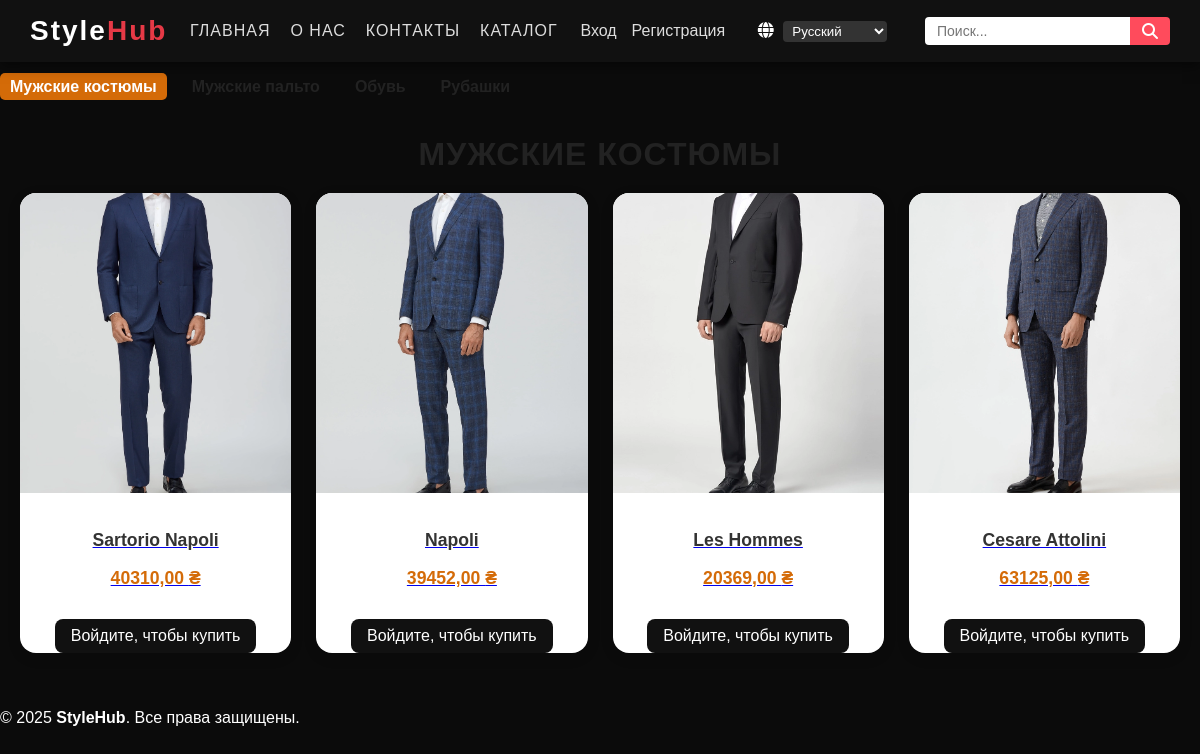
/ru/shop/category/muzhskaya-odezhda/, run on the app's committed database.
### shop/models.py (models this page shows, shortened)
class Category(models.Model):
    name = models.CharField(max_length=100, unique=True, verbose_name="Название категории")
    slug = models.SlugField(max_length=100, unique=True, verbose_name="URL (slug)")
    class Meta:
        verbose_name = "Категория"
        verbose_name_plural = "Категории"
    def get_absolute_url(self):
        return reverse('shop:category_detail', args=[self.slug])

class Product(models.Model):
    category = models.ForeignKey(
        Category,
        on_delete=models.CASCADE,
        related_name="products",
        verbose_name="Категория",
        null=True,
        blank=True
    )
    name = models.CharField(max_length=200, verbose_name="Название товара")
    slug = models.SlugField(max_length=200, unique=True)
    image = models.ImageField(upload_to='products/', blank=True, null=True)
    description = models.TextField(blank=True, verbose_name="Описание")
    price = models.DecimalField(max_digits=10, decimal_places=2, verbose_name="Цена")
    available = models.BooleanField(default=True, verbose_name="В наличии")
    class Meta:
        verbose_name = "Товар"
        verbose_name_plural = "Товары"
    def get_absolute_url(self):
        return reverse('shop:product_detail', args=[self.slug])

### shop/views.py (the view)
# urls.py: path('category/<slug:slug>/', views.category_detail, name='category_detail'),  # Категория
def category_detail(request, slug):
    category = get_object_or_404(Category, slug=slug)
    products = category.products.filter(available=True)
    categories = Category.objects.all()
    return render(request, 'shop/category_detail.html', {
        'category': category,
        'products': products,
        'categories': categories
    })

### shop/context_processors.py (called while the page is built)
def cart_item_count(request):
    if request.user.is_authenticated:
        count = CartItem.objects.filter(user=request.user).count()
    else:
        count = 0
    return {'cart_item_count': count}

### shop/templates/shop/category_detail.html
{% extends "base.html" %}
{% load static %}
{% block extra_css %}
<link rel="stylesheet" href="{% static 'CSS/style_shop.css' %}">
{% endblock %}
{% block content %}
<div class="catalog-container">
    <nav class="categories-menu">
        <ul>
            {% for cat in categories %}
            <li>
                <a href="{{ cat.get_absolute_url }}" class="{% if cat.slug == category.slug %}active{% endif %}">
                    {{ cat.name }}
                </a>
            </li>
            {% endfor %}
        </ul>
    </nav>
    <h1 class="category-header">{{ category.name }}</h1>
    <div class="products-grid">
        {% for product in products %}
        <div class="product-card">
            <a href="{{ product.get_absolute_url }}">
                {% if product.image %}
                <div class="product-image">
                    <img src="{{ product.image.url }}" alt="{{ product.name }}">
                </div>
                {% else %}
                <div class="product-image">
                    <img src="{% static 'images/no_image.png' %}" alt="{{ product.name }}">
                </div>
                {% endif %}
                <div class="product-info">
                    <h3>{{ product.name }}</h3>
                    <p class="price">{{ product.price }} ₴</p>
                </div>
            </a>
            {% if user.is_authenticated %}
            <form action="{% url 'shop:add_to_cart' product.id %}" method="post">
                {% csrf_token %}
                <button type="submit" class="btn">В корзину</button>
            </form>
            {% else %}
            <a href="{% url 'login' %}" class="btn">Войдите, чтобы купить</a>
            {% endif %}
        </div>
        {% empty %}
        <p class="no-products">В этой категории пока нет товаров 😔</p>
        {% endfor %}
    </div>
</div>
{% endblock %}

### static/CSS/style_base.css (style rules this page uses)
body { font-family: 'Poppins', sans-serif; background-color: #0b0b0b; color: #fff; margin: 0; overflow-x: hidden; }

### static/CSS/style_shop.css (style rules this page uses)
.categories-menu ul { list-style: none; padding: 0; display: flex; gap: 15px; flex-wrap: wrap; margin-bottom: 30px; }
.categories-menu li a { text-decoration: none; color: #222; font-weight: 600; padding: 5px 10px; border-radius: 5px; }
.categories-menu li a.active, .categories-menu li a:hover { background: #d46b08; color: #fff; }
.category-header { text-align: center; margin: 40px 0 20px; font-size: 2rem; color: #222; text-transform: uppercase; letter-spacing: 1px; }
.products-grid { display: grid; grid-template-columns: repeat(auto-fill, minmax(250px, 1fr)); gap: 25px; padding: 0 20px 40px 20px; }
.product-card { background: #fff; border-radius: 16px; box-shadow: 0 4px 15px rgba(0, 0, 0, 0.08); overflow: hidden; transition: all 0.3s ease; text-align: center; }
.product-image img { width: 100%; height: 300px; object-fit: cover; }
.product-info { padding: 15px; }
.product-info h3 { font-size: 1.1rem; margin-bottom: 10px; color: #333; }
.price { color: #d46b08; font-weight: 600; font-size: 1.1rem; margin-bottom: 10px; }
.btn { display: inline-block; background: #111; color: #fff; text-decoration: none; padding: 8px 16px; border-radius: 8px; transition: background 0.3s ease; margin-top: 5px; }

### data on the page
Category: name "Мужские костюмы", name "МУЖСКИЕ КОСТЮМЫ"
Category: name "Мужские пальто"
Category: name "Обувь"
Category: name "Рубашки"
Product: image (picture), name "Sartorio Napoli", price "40310,00"
Product: image (picture), name "Napoli", price "39452,00"
Product: image (picture), name "Les Hommes", price "20369,00"
Product: image (picture), name "Cesare Attolini", price "63125,00"

### other printed values
form field language "Русский"
